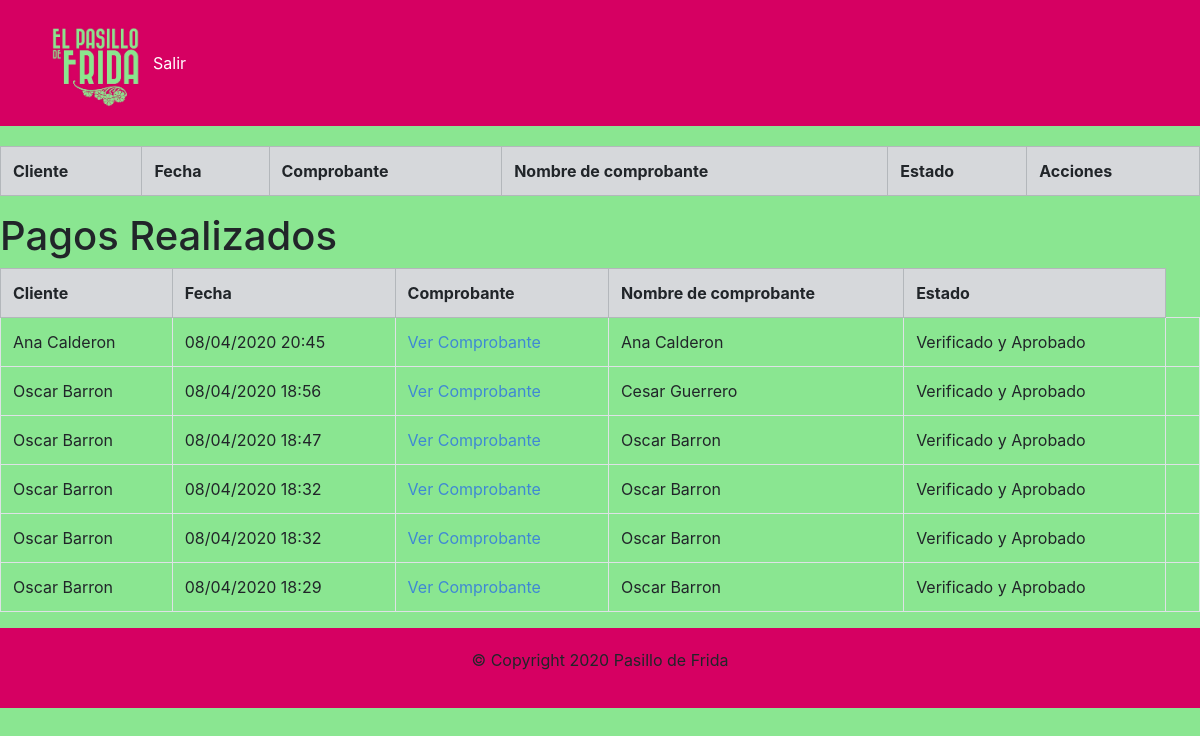
/modulos/pagos.php (signed in), run on the app's committed database.
### tables this page shows
CREATE TABLE `pagos` (
  `id` int(11) NOT NULL,
  `id_cliente` int(11) NOT NULL,
  `id_compra` int(11) NOT NULL,
  `comprobante` varchar(255) NOT NULL,
  `nombre` varchar(50) NOT NULL,
  `fecha` datetime NOT NULL,
  `estado` int(11) NOT NULL
);

CREATE TABLE `clientes` (
  `id` int(11) NOT NULL,
  `username` varchar(50) NOT NULL,
  `password` varchar(50) NOT NULL,
  `name` varchar(50) NOT NULL
);

### configs/funciones.php (called while the page is built, shortened)
	<?php
function nombre_cliente($id_cliente){
	$conexion = connect();
	$q = $conexion->query("SELECT * FROM clientes WHERE id = '$id_cliente'");
	$r = mysqli_fetch_array($q);
	return $r['name'];
}
function connect(){
	$server = "localhost";
	$user = "root";
	$pass = "";
	$bd = "pasillodefrida";
 	$conexion = mysqli_connect($server,$user,$pass,$bd);
	return $conexion;
}
function fecha($fecha){
	$e = explode("-",$fecha);
	$año = $e[0];
	$mes = $e[1];
	$e2 = explode(" ",$e[2]);
	$dia = $e2[0];
	$tiempo = $e2[1];
	$e3 = explode(":",$tiempo);
	$hora = $e3[0];
	$min = $e3[1];
	return $dia."/".$mes."/".$año." ".$hora.":".$min;
}
function estado_pago($estado){
	if($estado==0){
		$estado = "Sin Verificar";
	}elseif($estado==1){
		$estado = "Verificado y Aprobado";
	}elseif($estado==2){
		$estado = "Reembolsado";
	}else{
		$estado = "Sin Verificar";
	}
	return $estado;
}
?>

### modulos/pagos.php (the view, shortened to what this page needs)
<?php
include "../configs/funciones.php";
?>
<!DOCTYPE html>
<html lang="en">
<head>
    <link rel="stylesheet" type="text/css" href="../estilo.css">
    <link rel="stylesheet" href="https://stackpath.bootstrapcdn.com/bootstrap/4.4.1/css/bootstrap.min.css">
</head>
<body>
	<nav class="navbar navbar-dark navbar-expand-sm fixed-top">
        <div class="container">
            <a class="navbar-brand mr-auto" href="../index.html"><img src="../iconos/pasillo.jpg" height="100" width="100"></a>
            <div class="collapse navbar-collapse" id="Navbar">
                <ul class="nav navbar-nav navbar-right">
                    <li class="nav-item active"><a class="nav-link" href="./salirAdmin.php"> Salir  </a></li>
                </ul>
            </div>
        </div>
    </nav><br><br><br><br>
          <div class="contenedor1">
            <div class="table-responsive">
              <table class="table table-bordered table-hover">
                <tr class="table-secondary">
                  <th>Cliente</th>
                    <th>Fecha</th>
                    <th>Comprobante</th>
                    <th>Nombre de comprobante</th>
                    <th>Estado</th>
                    <th>Acciones</th>
                </tr>
              </table>
            </div>
          </div>
          <h1 class="titulo2">Pagos Realizados</h1>
<div class="contenedor1">
            <div class="table-responsive">
              <table class="table table-bordered table-hover">
                <tr class="table-secondary">
        <th>Cliente</th>
        <th>Fecha</th>
        <th>Comprobante</th>
        <th>Nombre de comprobante</th>
        <th>Estado</th>
      </tr>
  <?php
  $s = $conexion->query("SELECT * FROM pagos WHERE estado > 0 ORDER BY fecha DESC");
  while($r=mysqli_fetch_array($s)){
    ?>
    <tr>
      <td><?=nombre_cliente($r['id_cliente'])?></td>
      <td><?=fecha($r['fecha'])?></td>
      <td><a style="color:#3f88d4" target="_blank" href="../comprob/<?=$r['comprobante']?>">Ver Comprobante</a></td>
      <td><?=$r['nombre']?></td>
      <td><?=estado_pago($r['estado'])?></td>
      <td>
      </td>
    </tr>
    <?php
  }
  ?>
</table>
</div>
</div>
    <footer class="footer">
        <div class="container">
           <div class="row justify-content-center">
                <div class="col-auto">
                    <p>© Copyright 2020 Pasillo de Frida</p>
                </div>
           </div>
       </div>
    </footer>
</body>
</html>

### estilo.css (style rules this page uses)
body { background:#8AE691; padding:50px 0px 0px 0px; }
.navbar-dark { background-color: #d60062; }
.footer { background-color: #d60062; margin:0px auto; padding: 20px 0px 20px 0px; }
img { max-width: 100%; }

### modulos/pagos.php (style rules this page uses)
body { background:#8AE691; }

### data on the page
pagos: id_cliente.name "Ana Calderon", fecha "08/04/2020 20:45", nombre "Ana Calderon", estado "Verificado y Aprobado"
pagos: id_cliente.name "Oscar Barron", fecha "08/04/2020 18:56", nombre "Cesar Guerrero", estado "Verificado y Aprobado"
pagos: id_cliente.name "Oscar Barron", fecha "08/04/2020 18:47", nombre "Oscar Barron", estado "Verificado y Aprobado"
pagos: id_cliente.name "Oscar Barron", fecha "08/04/2020 18:32", nombre "Oscar Barron", estado "Verificado y Aprobado"
pagos: id_cliente.name "Oscar Barron", fecha "08/04/2020 18:32", nombre "Oscar Barron", estado "Verificado y Aprobado"
pagos: id_cliente.name "Oscar Barron", fecha "08/04/2020 18:29", nombre "Oscar Barron", estado "Verificado y Aprobado"
